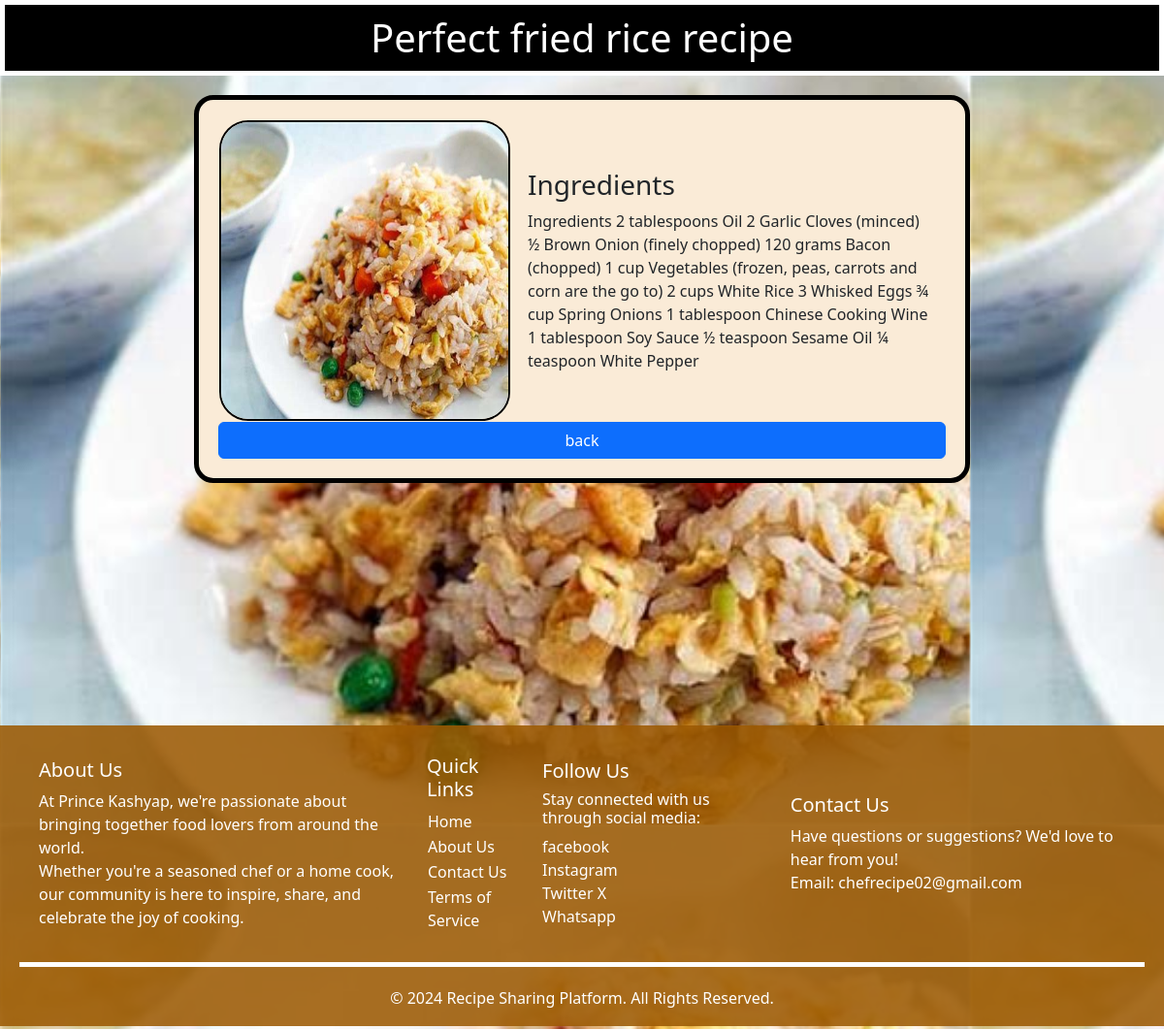
Screenshot of /Recipe_detail/6/ (signed in) with the database file from the repository.
### receipe_pro/models.py (models this page shows)
class Recipe(models.Model):
    user = models.ForeignKey(User,on_delete=models.SET_NULL,null=True,blank=True)
    recipe_type = models.CharField(max_length=100,default='')
    recipe_user_name = models.CharField(max_length=100)
    recipe_name = models.CharField(max_length=100)
    recipe_description = models.TextField()
    recipe_detail_description =  models.TextField()
    recipe_image = models.ImageField(upload_to="recipe")

### receipe_pro/views.py (the view)
# urls.py: path('Recipe_detail/<int:pk>/',Recipe_detail,name="Recipe_detail"),
@login_required
def Recipe_detail(request,pk):
    recipe = get_object_or_404(Recipe, pk=pk)
    return render(request, 'recipe_detail.html', {'recipe': recipe})

### receipe_pro/templates/Recipe_detail.html (shortened to what this page needs)
{% extends "base.html" %}
{% load static %}
{% block start %}
<body>
  <h1 >{{ recipe.recipe_name }}</h1>
  <div class="card" >
  <table>
    <tr>
      <td> <img class="card-img-top" src="{{recipe.recipe_image.url}}" alt="Card image cap" style="height: 310px;
  width: 300px;
  border: 2px solid black;
  border-radius: 30px;" ></td>
    <td>
      <div class="card-body">
        <h3>Ingredients</h3>
        <p style="margin: 0px;" class="card-text">{{ recipe.recipe_detail_description }}</p>
      </div>
    </td>
  </tr>
</table>
<a href="/main/" class="btn btn-primary">back</a>
</div>
{% endblock %}

### rows the page displays
Recipe: recipe_name "Perfect fried rice recipe", recipe_image (picture), recipe_detail_description "Ingredients 2 tablespoons Oil 2 Garlic Cloves (minced) ½ Brown Onion (finely chopped) 120 grams Bacon (chopped) 1 cup Vegetables (frozen, peas, carrots and corn are the go to) 2 cups White Rice 3 Whisked Eggs ¾ cup Spring Onions 1 tablespoon Chinese Cooking Wine 1 tablespoon Soy Sauce ½ teaspoon Sesame Oil ¼ teaspoon White Pepper"
